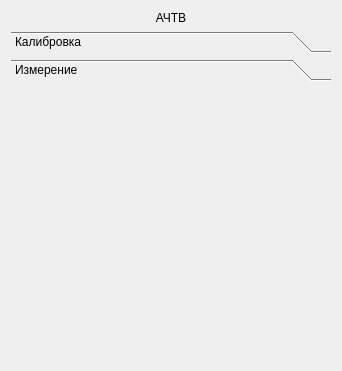
<?xml version="1.0" encoding="UTF-8"?>
<ui version="4.0">
 <class>Ko2</class>
 <widget class="QWidget" name="Ko2">
  <property name="geometry">
   <rect>
    <x>0</x>
    <y>0</y>
    <width>342</width>
    <height>371</height>
   </rect>
  </property>
  <property name="windowTitle">
   <string>Form</string>
  </property>
  <layout class="QVBoxLayout" name="verticalLayout_2">
   <item>
    <widget class="QLabel" name="label">
     <property name="text">
      <string>АЧТВ</string>
     </property>
     <property name="alignment">
      <set>Qt::AlignCenter</set>
     </property>
    </widget>
   </item>
   <item>
    <widget class="QToolBox" name="toolBox">
     <property name="currentIndex">
      <number>1</number>
     </property>
     <widget class="QWidget" name="page_1">
      <property name="geometry">
       <rect>
        <x>0</x>
        <y>0</y>
        <width>324</width>
        <height>280</height>
       </rect>
      </property>
      <attribute name="label">
       <string>Калибровка</string>
      </attribute>
      <layout class="QVBoxLayout" name="verticalLayout">
       <item>
        <widget class="QGroupBox" name="groupBox">
         <property name="title">
          <string>Параметры калибровки</string>
         </property>
         <property name="alignment">
          <set>Qt::AlignLeading|Qt::AlignLeft|Qt::AlignVCenter</set>
         </property>
         <layout class="QVBoxLayout" name="verticalLayout_3">
          <item>
           <spacer name="verticalSpacer_2">
            <property name="orientation">
             <enum>Qt::Vertical</enum>
            </property>
            <property name="sizeHint" stdset="0">
             <size>
              <width>20</width>
              <height>40</height>
             </size>
            </property>
           </spacer>
          </item>
          <item>
           <layout class="QFormLayout" name="formLayout">
            <item row="0" column="0">
             <widget class="QLabel" name="label_6">
              <property name="text">
               <string>Калибровка</string>
              </property>
             </widget>
            </item>
            <item row="0" column="1">
             <widget class="QLabel" name="label_calibrationData">
              <property name="minimumSize">
               <size>
                <width>40</width>
                <height>0</height>
               </size>
              </property>
              <property name="text">
               <string>не проводилась</string>
              </property>
             </widget>
            </item>
            <item row="1" column="0">
             <widget class="QLabel" name="label_1">
              <property name="text">
               <string>Реагенты, серия №</string>
              </property>
              <property name="buddy">
               <cstring>lineEdit_1</cstring>
              </property>
             </widget>
            </item>
            <item row="1" column="1">
             <widget class="QLineEdit" name="lineEdit_1"/>
            </item>
            <item row="2" column="0">
             <widget class="QLabel" name="label_2">
              <property name="text">
               <string>Годен до</string>
              </property>
              <property name="buddy">
               <cstring>lineEdit_2</cstring>
              </property>
             </widget>
            </item>
            <item row="2" column="1">
             <widget class="QLineEdit" name="lineEdit_2"/>
            </item>
            <item row="3" column="0">
             <widget class="QLabel" name="label_3">
              <property name="text">
               <string>К/плазма, серия №</string>
              </property>
              <property name="buddy">
               <cstring>lineEdit_3</cstring>
              </property>
             </widget>
            </item>
            <item row="3" column="1">
             <widget class="QLineEdit" name="lineEdit_3">
              <property name="enabled">
               <bool>true</bool>
              </property>
             </widget>
            </item>
            <item row="4" column="0">
             <widget class="QLabel" name="label_4">
              <property name="text">
               <string>К/плазма до</string>
              </property>
              <property name="buddy">
               <cstring>lineEdit_4</cstring>
              </property>
             </widget>
            </item>
            <item row="4" column="1">
             <widget class="QLineEdit" name="lineEdit_4">
              <property name="enabled">
               <bool>true</bool>
              </property>
             </widget>
            </item>
           </layout>
          </item>
          <item>
           <spacer name="verticalSpacer">
            <property name="orientation">
             <enum>Qt::Vertical</enum>
            </property>
            <property name="sizeHint" stdset="0">
             <size>
              <width>20</width>
              <height>14</height>
             </size>
            </property>
           </spacer>
          </item>
         </layout>
        </widget>
       </item>
       <item>
        <widget class="QPushButton" name="calibr1Button">
         <property name="text">
          <string>Продолжить</string>
         </property>
        </widget>
       </item>
      </layout>
     </widget>
     <widget class="StartMeasurment" name="page_2">
      <property name="geometry">
       <rect>
        <x>0</x>
        <y>0</y>
        <width>324</width>
        <height>280</height>
       </rect>
      </property>
      <attribute name="label">
       <string>Измерение</string>
      </attribute>
     </widget>
    </widget>
   </item>
  </layout>
 </widget>
 <customwidgets>
  <customwidget>
   <class>StartMeasurment</class>
   <extends>QWidget</extends>
   <header location="global">startmeasurment.h</header>
   <container>1</container>
  </customwidget>
 </customwidgets>
 <resources/>
 <connections/>
</ui>
